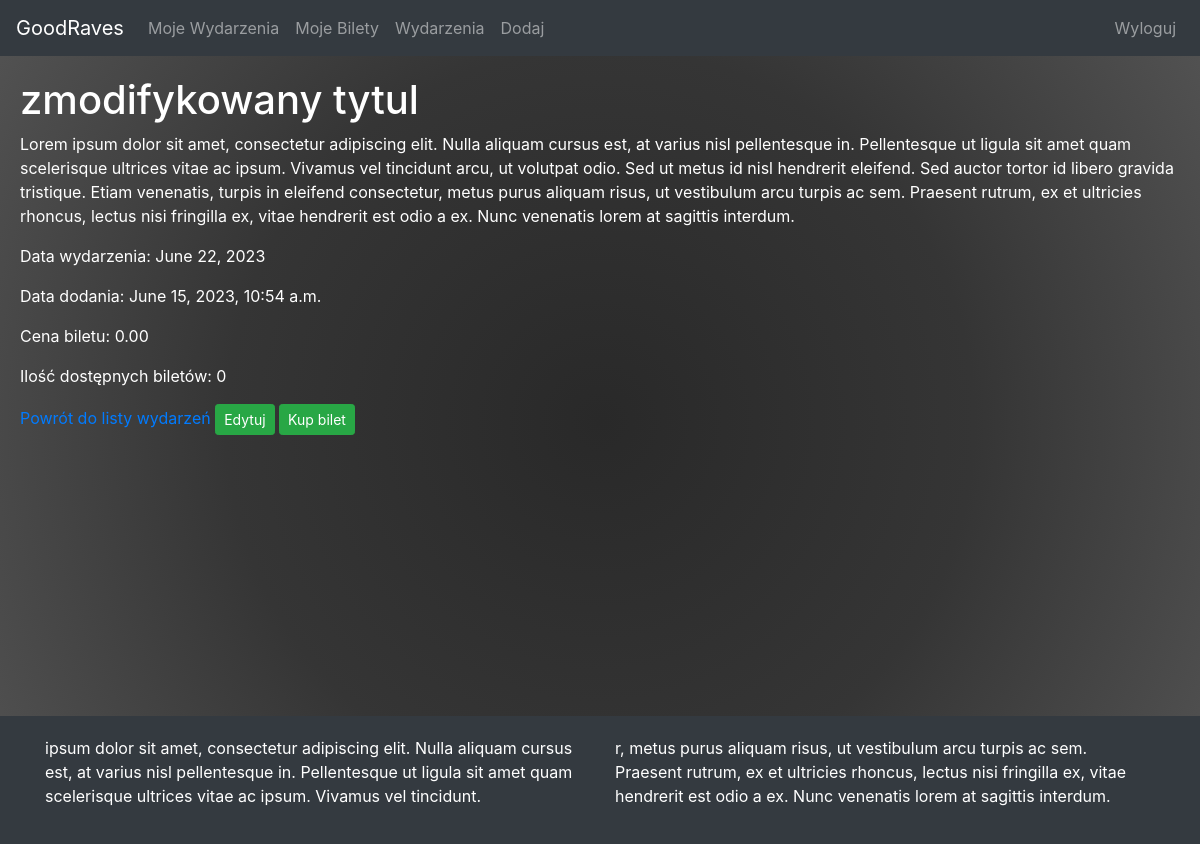
The page /event/1/ (signed in) on the database as committed earlier.
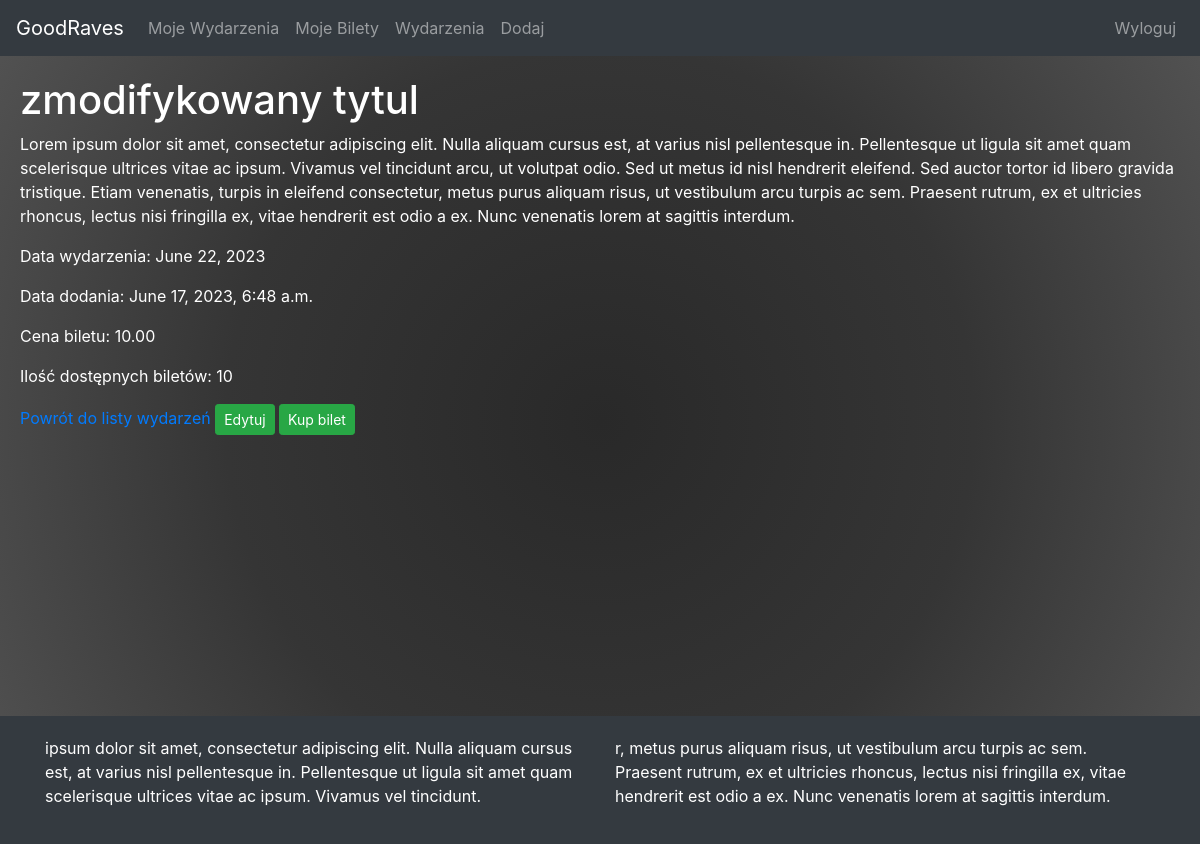
The same page on the database as committed later.
### cms/models.py (models this page shows, shortened)
class Event(models.Model):
    title = models.CharField(max_length=200)
    content = models.TextField()
    author = models.ForeignKey(User, on_delete=models.CASCADE)
    date_added = models.DateTimeField(auto_now=True)
    ticket_quantity = models.PositiveIntegerField(default=0)
    ticket_price = models.DecimalField(max_digits=10, decimal_places=2, default=0.0)
    data_wydarzenia = models.DateField(default=datetime.date.today)

### cms/views.py (the view, shortened to what this page needs)
# urls.py: path('event/<int:event_id>/', views.event_details, name='event_details'),
@login_required
def event_details(request, event_id):
    event = get_object_or_404(Event, pk=event_id)
    return render(request, 'events/event_details.html', {'event': event})

### cms/templates/events/event_details.html (shortened to what this page needs)
{% extends 'events/base.html' %}
{% block content %}
    <h1>{{ event.title }}</h1>
    <p>{{ event.content }}</p>
    <p>Data wydarzenia: {{ event.data_wydarzenia }}</p>
    <p>Data dodania: {{ event.date_added }}</p>
    <p>Cena biletu: {{ event.ticket_price }}</p>
    <p>Ilość dostępnych biletów: {{ event.ticket_quantity }}</p>
    <a href="{% url 'cms:index' %}">Powrót do listy wydarzeń</a>
    {% if user.is_authenticated and event.author == user %}
        <a href="{% url 'cms:edit_event' event.id %}" class="btn btn-success btn-sm">Edytuj</a>
        <a href="{% url 'cms:buy_tickets' event.id %}" class="btn btn-success btn-sm">Kup bilet</a>
    {% endif %}
{% endblock %}

Rows that differ between the two databases and show on the page:
changed Event "zmodifykowany tytul": date_added "June 15, 2023, 10:54 a.m." → "June 17, 2023, 6:48 a.m."; ticket_price "0.00" → "10.00"; ticket_quantity "0" → "10"
